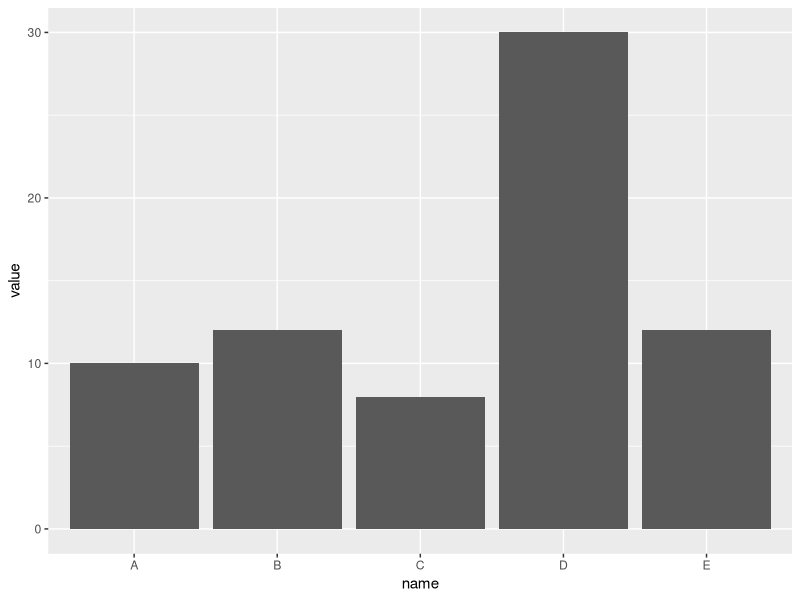
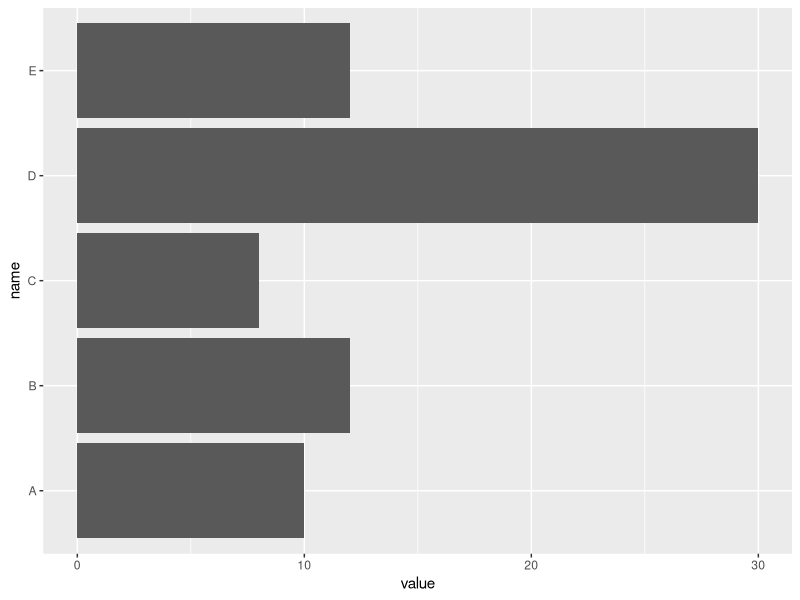
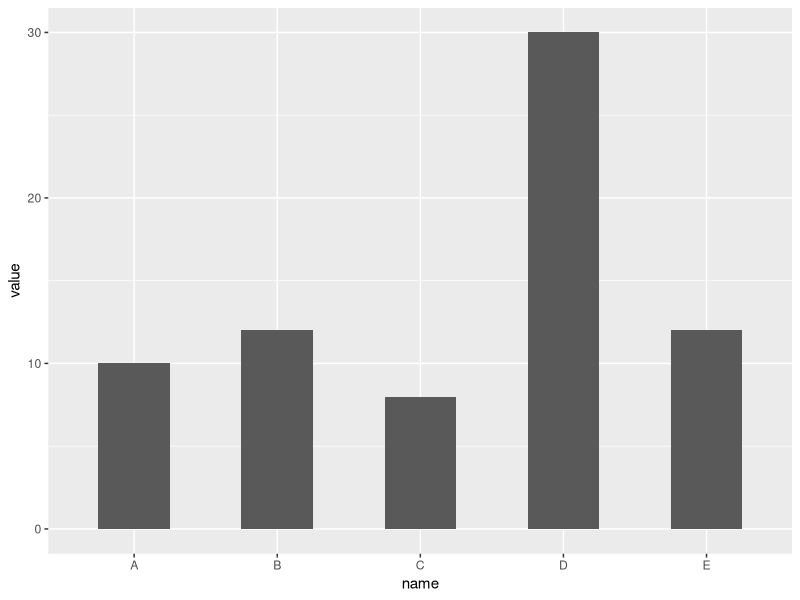

The R script that drew these images, in order:
#loading library ggplot2
library(ggplot2)

#creating data
data <- data.frame(
  name=c("A","B","C","D","E"),
  value=c(10,12,8,30,12)
)

#barplot
ggplot(data, aes(x=name, y=value))+
  geom_bar(stat="identity")


#horizontal barplot
ggplot(data, aes(x=name, y=value))+
  geom_bar(stat="identity")+
  coord_flip()


#controlling bar width

ggplot(data, aes(x=name, y=value))+
  geom_bar(stat="identity", width = 0.5)

